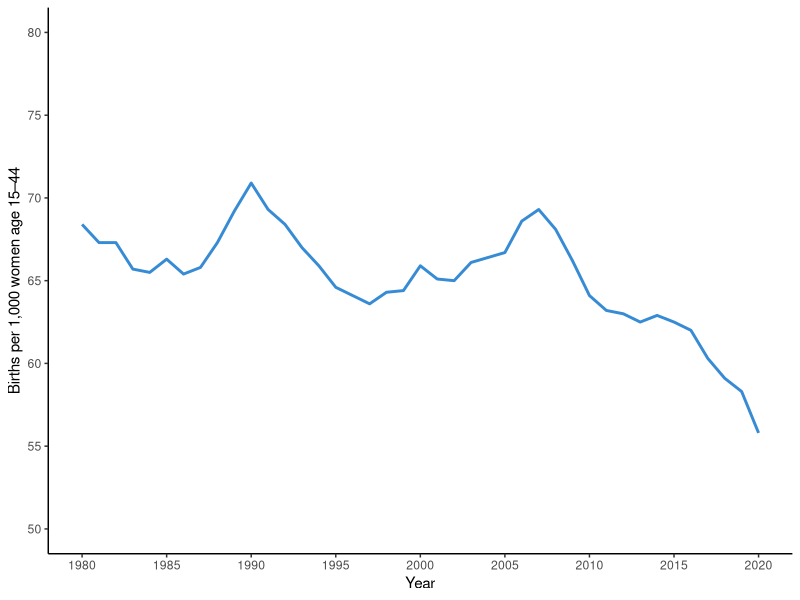

This figure's R source:
## ---- chunk 1
# workplace setup

library(tidyverse)
library(dplyr)
library(ggplot2)
library(here)

# acquire fig_1_data from gig_1.csv
fig_1_data <- 
  read.csv(file=here("data/fig_1.csv"))
## ---- chunk 2

#| label: fig-1

# replicate figure 1 from the original paper
fig_1_data %>% ggplot(aes(x = year, y = brate_all)) +
  geom_line(color = "#378bd4", size = 1) +
  labs(x = "Year", y = "Births per 1,000 women age 15–44") +
  scale_y_continuous(limits = c(50,80), breaks = seq(50, 80, by = 5)) +
  scale_x_continuous(limits = c(1980,2020), breaks = seq(1980, 2020, by = 5)) +
  theme_classic()
